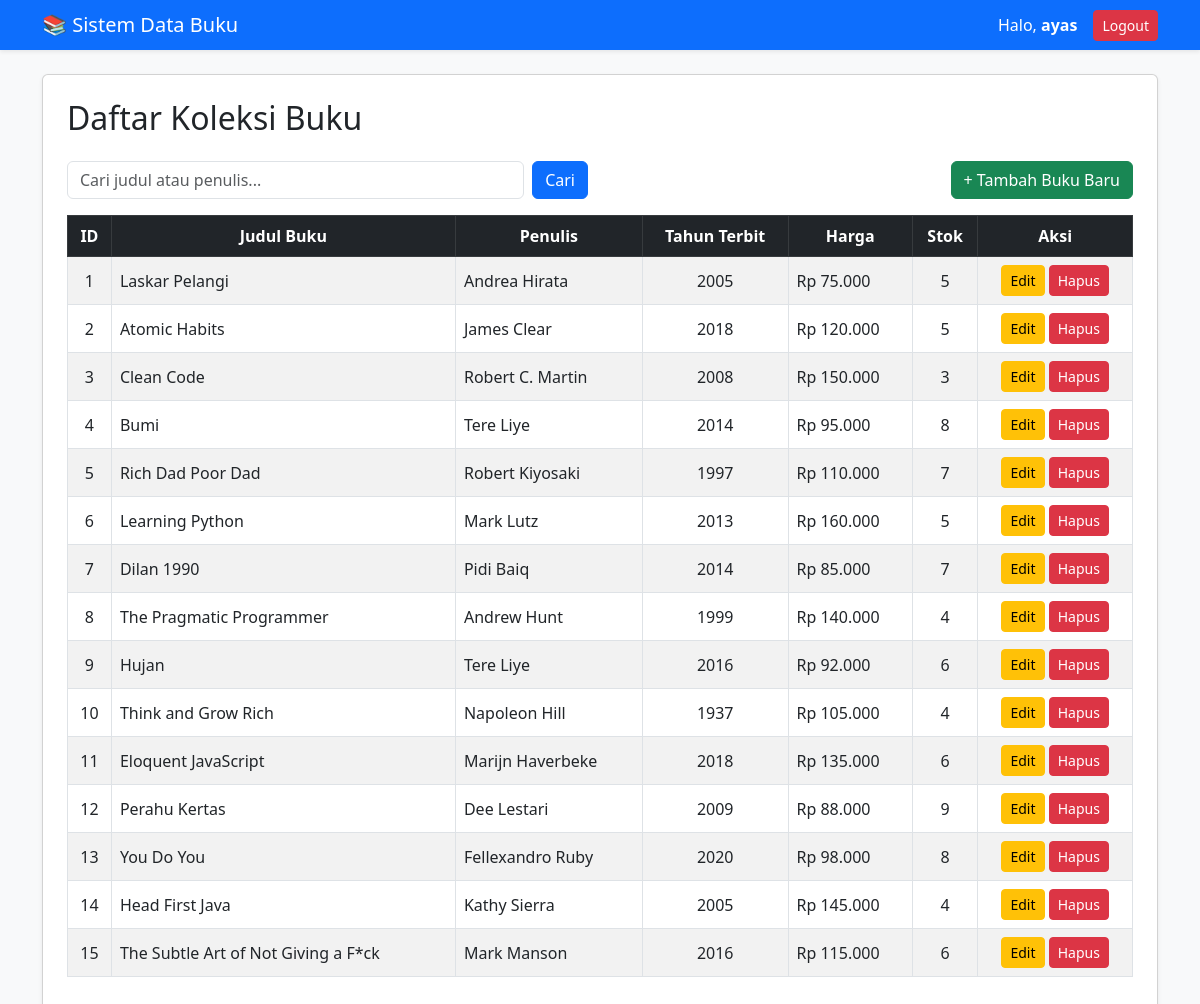
Screenshot of /index.php (signed in) with the database file from the repository.
### tables this page shows
CREATE TABLE `buku` (
  `id` int NOT NULL,
  `judul` varchar(255) NOT NULL,
  `penulis` varchar(255) NOT NULL,
  `tahun_terbit` int NOT NULL,
  `harga` decimal(10,2) NOT NULL,
  `stok` int NOT NULL
);

### index.php (the view, shortened to what this page needs)
<?php
include 'koneksi.php';
$search = isset($_GET['search']) ? $_GET['search'] : '';
if ($search) {
    $like = "%$search%";
    $stmt = $conn->prepare("SELECT * FROM buku WHERE judul LIKE ? OR penulis LIKE ?");
    $stmt->bind_param("ss", $like, $like);
    $stmt->execute();
    $result = $stmt->get_result();
} else {
    $result = $conn->query("SELECT * FROM buku");
}
?>
<!DOCTYPE html>
<html lang="id">
<head>
    <link href="https://cdn.jsdelivr.net/npm/bootstrap@5.3.0/dist/css/bootstrap.min.css" rel="stylesheet">
</head>
<body class="bg-light">
<nav class="navbar navbar-dark bg-primary shadow-sm mb-4">
    <div class="container">
        <a class="navbar-brand mb-0 h1" href="index.php">📚 Sistem Data Buku</a>
        <div class="d-flex align-items-center">
            <span class="text-white me-3">Halo, <strong><?= htmlspecialchars($_SESSION['nama_user']) ?></strong></span>
            <a href="logout.php" class="btn btn-danger btn-sm" onclick="return confirm('Apakah Anda yakin ingin keluar?')">Logout</a>
        </div>
    </div>
</nav>
<div class="container">
    <div class="card shadow-sm p-4">
        <h2 class="mb-4">Daftar Koleksi Buku</h2>
        <div class="row mb-3">
            <div class="col-md-6">
                <form method="GET" class="d-flex">
                    <input type="text" name="search" class="form-control me-2" placeholder="Cari judul atau penulis..." value="<?= htmlspecialchars($search) ?>">
                    <button class="btn btn-primary">Cari</button>
                </form>
            </div>
            <div class="col-md-6 text-end">
                <a href="tambah.php" class="btn btn-success">+ Tambah Buku Baru</a>
            </div>
        </div>
        <div class="table-responsive">
            <table class="table table-bordered table-striped align-middle">
                <thead class="table-dark text-center">
                    <tr>
                        <th>ID</th>
                        <th>Judul Buku</th>
                        <th>Penulis</th>
                        <th>Tahun Terbit</th>
                        <th>Harga</th>
                        <th>Stok</th>
                        <th>Aksi</th>
                    </tr>
                </thead>
                <tbody>
                    <?php if ($result->num_rows > 0): ?>
                        <?php while ($row = $result->fetch_assoc()): ?>
                        <tr>
                            <td class="text-center"><?= $row['id'] ?></td>
                            <td><?= htmlspecialchars($row['judul']) ?></td>
                            <td><?= htmlspecialchars($row['penulis']) ?></td>
                            <td class="text-center"><?= $row['tahun_terbit'] ?></td>
                            <td>Rp <?= number_format($row['harga'], 0, ',', '.') ?></td>
                            <td class="text-center"><?= $row['stok'] ?></td>
                            <td class="text-center">
                                <a href="edit.php?id=<?= $row['id'] ?>" class="btn btn-warning btn-sm">Edit</a>
                                <a href="hapus.php?id=<?= $row['id'] ?>" class="btn btn-danger btn-sm" onclick="return confirm('Yakin ingin menghapus buku ini?')">Hapus</a>
                            </td>
                        </tr>
                        <?php endwhile; ?>
                    <?php else: ?>
                        <tr>
                            <td colspan="7" class="text-center text-muted">Data buku tidak ditemukan.</td>
                        </tr>
                    <?php endif; ?>
                </tbody>
            </table>
        </div>
    </div>
</div>
</body>
</html>

### rows the page displays
buku: id "1", judul "Laskar Pelangi", penulis "Andrea Hirata", tahun_terbit "2005", harga "75.000", stok "5"
buku: id "2", judul "Atomic Habits", penulis "James Clear", tahun_terbit "2018", harga "120.000", stok "5"
buku: id "3", judul "Clean Code", penulis "Robert C. Martin", tahun_terbit "2008", harga "150.000", stok "3"
buku: id "4", judul "Bumi", penulis "Tere Liye", tahun_terbit "2014", harga "95.000", stok "8"
buku: id "5", judul "Rich Dad Poor Dad", penulis "Robert Kiyosaki", tahun_terbit "1997", harga "110.000", stok "7"
buku: id "6", judul "Learning Python", penulis "Mark Lutz", tahun_terbit "2013", harga "160.000", stok "5"
buku: id "7", judul "Dilan 1990", penulis "Pidi Baiq", tahun_terbit "2014", harga "85.000", stok "7"
buku: id "8", judul "The Pragmatic Programmer", penulis "Andrew Hunt", tahun_terbit "1999", harga "140.000", stok "4"
buku: id "9", judul "Hujan", penulis "Tere Liye", tahun_terbit "2016", harga "92.000", stok "6"
buku: id "10", judul "Think and Grow Rich", penulis "Napoleon Hill", tahun_terbit "1937", harga "105.000", stok "4"
buku: id "11", judul "Eloquent JavaScript", penulis "Marijn Haverbeke", tahun_terbit "2018", harga "135.000", stok "6"
buku: id "12", judul "Perahu Kertas", penulis "Dee Lestari", tahun_terbit "2009", harga "88.000", stok "9"
buku: id "13", judul "You Do You", penulis "Fellexandro Ruby", tahun_terbit "2020", harga "98.000", stok "8"
buku: id "14", judul "Head First Java", penulis "Kathy Sierra", tahun_terbit "2005", harga "145.000", stok "4"
buku: id "15", judul "The Subtle Art of Not Giving a F*ck", penulis "Mark Manson", tahun_terbit "2016", harga "115.000", stok "6"

### other values shown
$_SESSION['nama_user'] "ayas"
